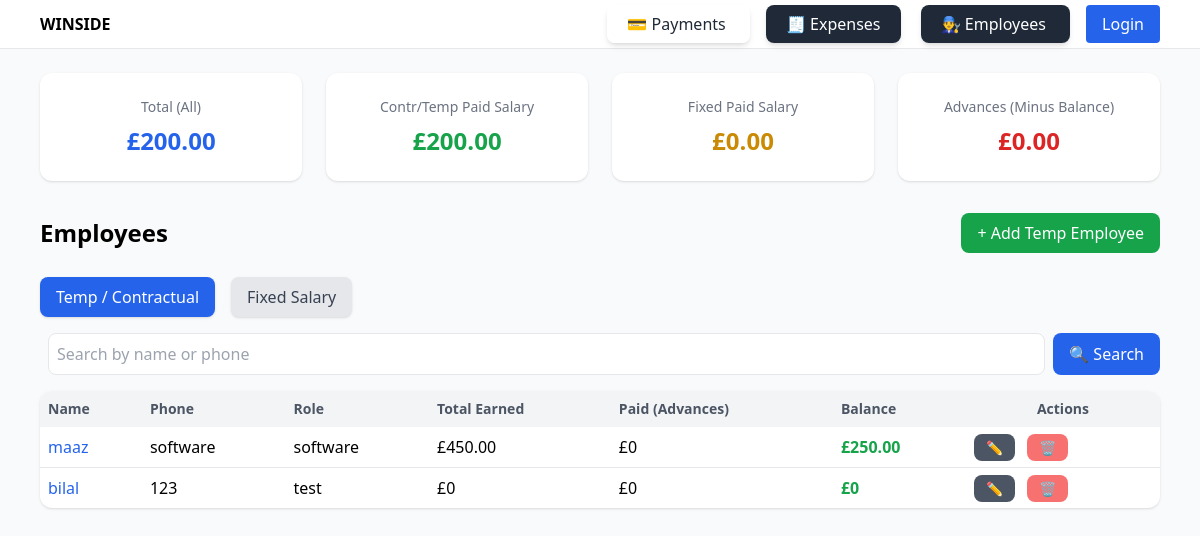
The app's page /employees/, older data.
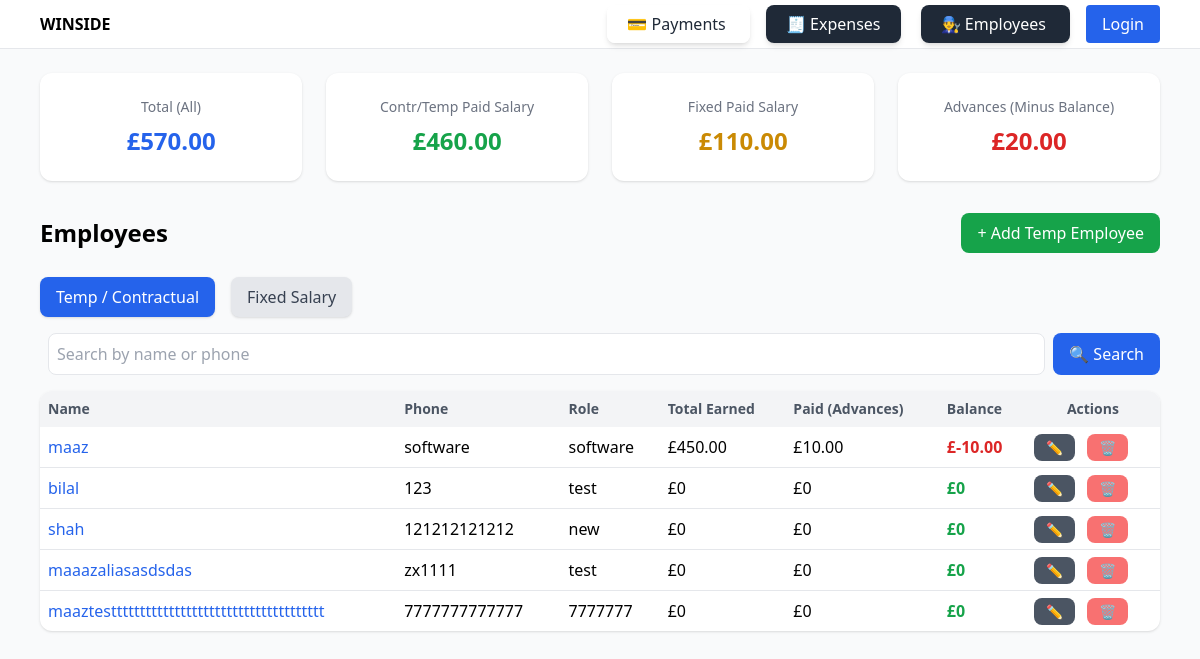
The same page, newer data.
### employees/models.py (models this page shows, shortened)
class ContractualEmployee(models.Model):
    name = models.CharField(max_length=100)
    phone = models.CharField(max_length=15, blank=True, null=True)
    role = models.CharField(max_length=100, blank=True, null=True)
    @property
    def total_earned(self):
        return sum(wr.quantity * wr.item_price for wr in self.work_records.all())
    @property
    def total_salary_paid(self):
        return sum(p.amount for p in self.salary_payments.all())
    @property
    def balance(self):
        return self.total_earned - self.total_salary_paid
    @property
    def total_advances(self):
        extra = self.total_salary_paid - self.total_earned
        return extra if extra > 0 else 0

class WorkRecord(models.Model):
    employee = models.ForeignKey(
        "ContractualEmployee",
        on_delete=models.CASCADE,
        related_name="work_records"
    )
    date = models.DateField(default=timezone.now)
    quantity = models.PositiveIntegerField()
    item_price = models.DecimalField(max_digits=10, decimal_places=2, default=0)  # ✅ safe default
    description = models.TextField(blank=True, null=True)  # ✅ optional

class SalaryPayment(models.Model):
    employee = models.ForeignKey(
        "employees.ContractualEmployee",
        on_delete=models.CASCADE,
        related_name="salary_payments"
    )
    amount = models.DecimalField(max_digits=10, decimal_places=2)
    date = models.DateField(default=timezone.now)

### employees/views.py (the view)
# urls.py: path("", views.employee_list, name="list"),            # all employees
def employee_list(request):
    query = request.GET.get("q")  # search term
    type_filter = request.GET.get("type", "contractual")  # to control tab state
    employees = ContractualEmployee.objects.all()
    if query:
        employees = employees.filter(
            Q(name__icontains=query) | Q(phone__icontains=query)
        )
    fixed_qs = FixedEmployee.objects.all()
    if query:
        fixed_qs = fixed_qs.filter(
            Q(name__icontains=query) | Q(phone__icontains=query)
        )
    fixed_employees = fixed_qs.annotate(
        total_paid_calc=Coalesce(
            Sum('fixed_payments__amount'),
            Value(0),
            output_field=DecimalField(max_digits=12, decimal_places=2),
        ),
        balance_calc=F('monthly_salary') - Coalesce(
            Sum('fixed_payments__amount'),
            Value(0),
            output_field=DecimalField(max_digits=12, decimal_places=2),
        ),
    )
    temp_salary_total = (
        SalaryPayment.objects.aggregate(
            total=Coalesce(
                Sum("amount"),
                Value(0, output_field=DecimalField(max_digits=12, decimal_places=2)),
            )
        )["total"]
        or Decimal("0")
    )
    fixed_salary_total = (
        FixedSalaryPayment.objects.aggregate(
            total=Coalesce(
                Sum("amount"),
                Value(0, output_field=DecimalField(max_digits=12, decimal_places=2)),
            )
        )["total"]
        or Decimal("0")
    )
    contract_advances = sum(emp.total_advances for emp in ContractualEmployee.objects.all())
    fixed_advances = sum(
        (emp.total_paid_calc - emp.monthly_salary)
        if (emp.total_paid_calc - emp.monthly_salary) > 0 else Decimal("0")
        for emp in fixed_employees
    )
    advances_negative_total = contract_advances + fixed_advances
    salary_total_all = temp_salary_total + fixed_salary_total
    return render(request, "employees/employee_list.html", {
        "employees": employees,
        "fixed_employees": fixed_employees,
        "type_filter": type_filter,
        "query": query,
        "temp_salary_total": temp_salary_total,
        "fixed_salary_total": fixed_salary_total,
        "salary_total_all": salary_total_all,
        "advances_negative_total": advances_negative_total,
        "advances_negative_total": advances_negative_total,
    })

### employees/templates/employees/employee_list.html (shortened to what the changed rows need)
{% extends "base.html" %}
{% block content %}
<div class="max-w-6xl mx-auto">
<div class="grid grid-cols-1 md:grid-cols-4 gap-6 mb-8">
  <div class="bg-white shadow rounded-xl p-6 text-center">
    <h4 class="text-gray-500 text-sm font-medium">Total (All)</h4>
    <p class="text-2xl font-bold text-blue-600 mt-2">
      £{{ salary_total_all|floatformat:2 }}
    </p>
  </div>
  <div class="bg-white shadow rounded-xl p-6 text-center">
    <h4 class="text-gray-500 text-sm font-medium">Contr/Temp Paid Salary</h4>
    <p class="text-2xl font-bold text-green-600 mt-2">
      £{{ temp_salary_total|floatformat:2 }}
    </p>
  </div>
  <div class="bg-white shadow rounded-xl p-6 text-center">
    <h4 class="text-gray-500 text-sm font-medium">Fixed Paid Salary</h4>
    <p class="text-2xl font-bold text-yellow-600 mt-2">
      £{{ fixed_salary_total|floatformat:2 }}
    </p>
  </div>
  <div class="bg-white shadow rounded-xl p-6 text-center">
    <h4 class="text-gray-500 text-sm font-medium">Advances (Minus Balance)</h4>
    <p class="text-2xl font-bold text-red-600 mt-2">
      £{{ advances_negative_total|floatformat:2 }}
    </p>
  </div>
</div>
</div>
  <div class="flex justify-between items-center mb-6">
    <h2 class="text-2xl font-semibold">Employees</h2>
  </div>
  {% if type_filter == "contractual" %}
  <div class="overflow-x-auto bg-white rounded-xl shadow">
    <table class="w-full border-collapse">
      <thead class="bg-gray-100 text-sm text-gray-600">
        <tr>
          <th class="p-2 text-left">Name</th>
          <th class="p-2 text-left">Phone</th>
          <th class="p-2 text-left">Role</th>
          <th class="p-2 text-left">Total Earned</th>
          <th class="p-2 text-left">Paid (Advances)</th>
          <th class="p-2 text-left">Balance</th>
          <th class="p-2">Actions</th>
        </tr>
      </thead>
      <tbody class="divide-y">
        {% for emp in employees %}
        <tr class="hover:bg-gray-50">
          <td class="p-2"><a href="{% url 'employees:report' emp.id %}" class="text-blue-600 hover:underline">{{ emp.name }}</a></td>
          <td class="p-2">{{ emp.phone }}</td>
          <td class="p-2">{{ emp.role }}</td>
          <td class="p-2">£{{ emp.total_earned }}</td>
          <td class="p-2">£{{ emp.total_advances }}</td>
          <td class="p-2 font-semibold {% if emp.balance < 0 %}text-red-600{% else %}text-green-600{% endif %}">£{{ emp.balance }}</td>
          <td class="p-2 space-x-2">
            <a href="{% url 'employees:update' emp.id %}" class="px-3 py-1 bg-gray-600 text-white rounded-lg text-sm">✏</a>
            <a href="{% url 'employees:delete' emp.id %}" class="px-3 py-1 bg-red-400 text-white rounded-lg text-sm">🗑</a>
          </td>
        </tr>
        {% empty %}
        <tr><td colspan="7" class="p-4 text-center text-gray-500">No employees found.</td></tr>
        {% endfor %}
      </tbody>
    </table>
  </div>
  {% endif %}
{% endblock %}

Row changes from the older to the newer data that the page shows:
computed for ContractualEmployee "maaz": total_advances "0" → "10.00"; balance "250.00" → "-10.00"
added ContractualEmployee: name "shah", phone "121212121212", role "new", total_earned "0", total_advances "0", balance "0"
added ContractualEmployee: name "maaazaliasasdsdas", phone "zx1111", role "test", total_earned "0", total_advances "0", balance "0"
added ContractualEmployee: name "maaztesttttttttttttttttttttttttttttttttttttt", phone "7777777777777", role "7777777", total_earned "0", total_advances "0", balance "0"
Text that changed along with them:
{{ salary_total_all|floatformat:2 }}: "200.00" → "570.00"
{{ temp_salary_total|floatformat:2 }}: "200.00" → "460.00"
{{ fixed_salary_total|floatformat:2 }}: "0.00" → "110.00"
{{ advances_negative_total|floatformat:2 }}: "0.00" → "20.00"
